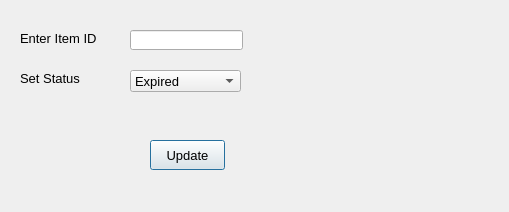
<?xml version="1.0" encoding="UTF-8"?>
<ui version="4.0">
 <class>UpdateItem</class>
 <widget class="QDialog" name="UpdateItem">
  <property name="windowModality">
   <enum>Qt::WindowModal</enum>
  </property>
  <property name="geometry">
   <rect>
    <x>0</x>
    <y>0</y>
    <width>509</width>
    <height>212</height>
   </rect>
  </property>
  <property name="windowTitle">
   <string>Update Any Item</string>
  </property>
  <widget class="QLineEdit" name="txtId">
   <property name="geometry">
    <rect>
     <x>130</x>
     <y>30</y>
     <width>113</width>
     <height>20</height>
    </rect>
   </property>
   <property name="font">
    <font>
     <pointsize>10</pointsize>
    </font>
   </property>
  </widget>
  <widget class="QLabel" name="label_2">
   <property name="geometry">
    <rect>
     <x>20</x>
     <y>70</y>
     <width>81</width>
     <height>16</height>
    </rect>
   </property>
   <property name="font">
    <font>
     <pointsize>10</pointsize>
    </font>
   </property>
   <property name="text">
    <string>Set Status</string>
   </property>
  </widget>
  <widget class="QComboBox" name="cmbStatus">
   <property name="geometry">
    <rect>
     <x>130</x>
     <y>70</y>
     <width>111</width>
     <height>22</height>
    </rect>
   </property>
   <property name="font">
    <font>
     <pointsize>10</pointsize>
    </font>
   </property>
   <item>
    <property name="text">
     <string>Expired</string>
    </property>
   </item>
   <item>
    <property name="text">
     <string>Available</string>
    </property>
   </item>
   <item>
    <property name="text">
     <string>Returned</string>
    </property>
   </item>
   <item>
    <property name="text">
     <string>Sold</string>
    </property>
   </item>
   <item>
    <property name="text">
     <string>Spoiled</string>
    </property>
   </item>
  </widget>
  <widget class="QLabel" name="label">
   <property name="geometry">
    <rect>
     <x>20</x>
     <y>30</y>
     <width>101</width>
     <height>16</height>
    </rect>
   </property>
   <property name="font">
    <font>
     <pointsize>10</pointsize>
    </font>
   </property>
   <property name="text">
    <string>Enter Item ID</string>
   </property>
  </widget>
  <widget class="QPushButton" name="pushButton">
   <property name="geometry">
    <rect>
     <x>150</x>
     <y>140</y>
     <width>75</width>
     <height>30</height>
    </rect>
   </property>
   <property name="font">
    <font>
     <pointsize>10</pointsize>
    </font>
   </property>
   <property name="text">
    <string>Update</string>
   </property>
  </widget>
  <widget class="QLabel" name="lblInfo">
   <property name="geometry">
    <rect>
     <x>70</x>
     <y>100</y>
     <width>131</width>
     <height>16</height>
    </rect>
   </property>
   <property name="text">
    <string/>
   </property>
  </widget>
  <widget class="QLabel" name="updateItemImage">
   <property name="geometry">
    <rect>
     <x>350</x>
     <y>20</y>
     <width>181</width>
     <height>151</height>
    </rect>
   </property>
   <property name="text">
    <string/>
   </property>
  </widget>
 </widget>
 <resources/>
 <connections/>
</ui>
